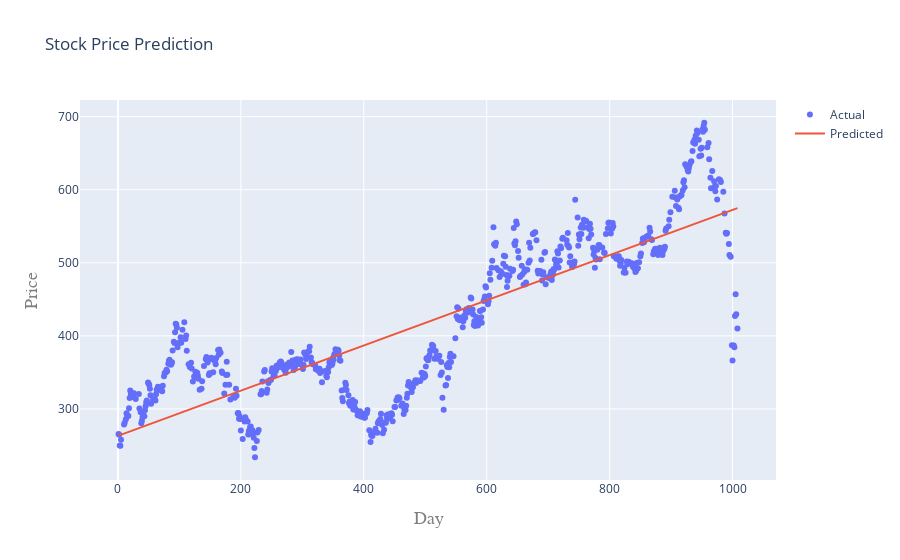

Notebook source saved alongside this figure:
### Code cell
iplot(plot2)

### Figure 1 — Plotly figure (JSON) as saved in the notebook; plotly's stock layout.template omitted (floating-point values rounded to 4 significant figures; data arrays with more than 128 entries replaced by an {"elided": "..."} marker saying what was removed)
{"data": [{"mode": "markers", "name": "Actual", "type": "scatter", "x": {"elided": "706 int values"}, "y": {"elided": "706 float values"}}, {"mode": "lines", "name": "Predicted", "type": "scatter", "x": {"elided": "706 int values"}, "y": {"elided": "706 float values"}}], "layout": {"title": {"text": "Stock Price Prediction"}, "xaxis": {"title": {"font": {"color": "#7f7f7f", "family": "Courier New,monospace", "size": 18}, "text": "Day"}}, "yaxis": {"title": {"font": {"color": "#7f7f7f", "family": "Courier New,monospace", "size": 18}, "text": "Price"}}}}
